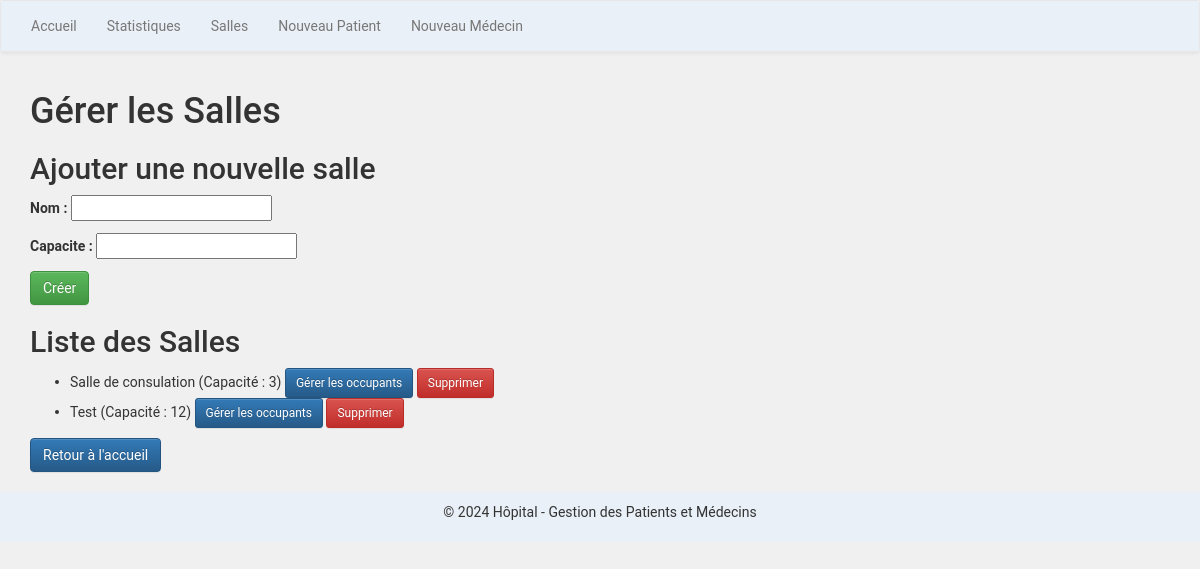
The app's page /salles/, older data.
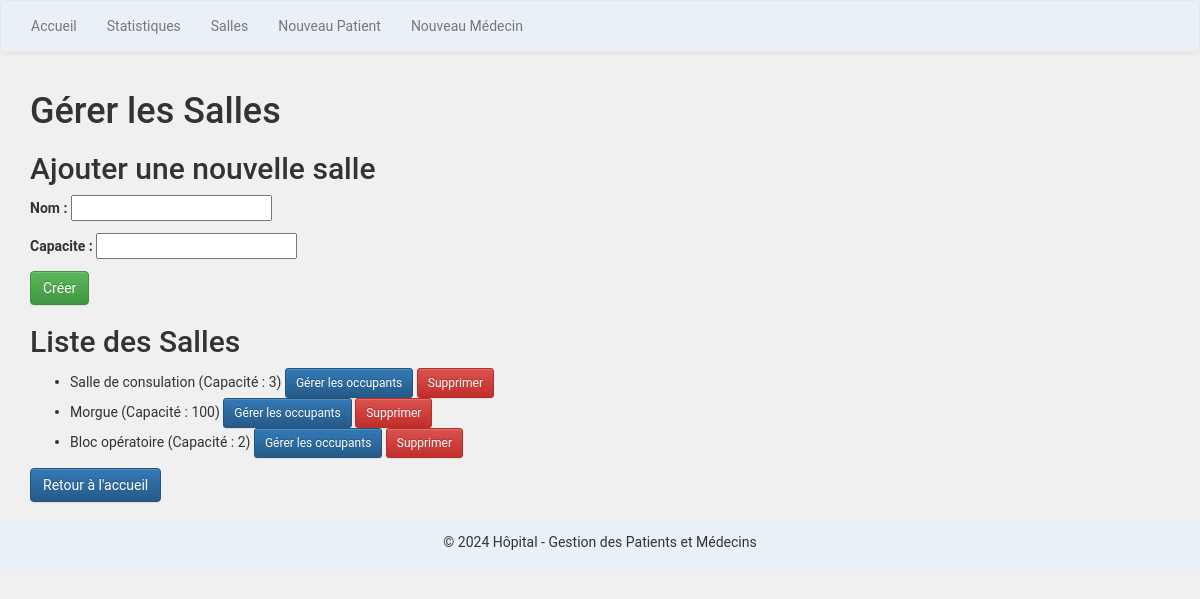
The same page, newer data.
### hopital/models.py (models this page shows, shortened)
class Salle(models.Model):
    nom = models.CharField(max_length=100)
    capacite = models.IntegerField(null=True, blank=True)

### hopital/views.py (the view)
# urls.py: path('salles/', views.liste_salles, name='liste_salles'),
def liste_salles(request):
    salles = Salle.objects.all()
    form = SalleForm()
    if request.method == 'POST':
        form = SalleForm(request.POST)
        if form.is_valid():
            form.save()
            messages.success(request, "Salle créée avec succès.")
            return redirect('liste_salles')
    return render(request, 'hopital/liste_salles.html', {'salles': salles, 'form': form})

### hopital/form.py
class SalleForm(forms.ModelForm):
    class Meta:
        model = Salle
        fields = ['nom', 'capacite']

### hopital/templates/hopital/liste_salles.html (shortened to what this page needs)
{% extends "hopital/base.html" %}
{% block content %}
    <h1>Gérer les Salles</h1>
    <h2>Ajouter une nouvelle salle</h2>
    <form method="post">
        {{ form.as_p }}
        <button type="submit" class="btn btn-success">Créer</button>
    </form>
    <h2>Liste des Salles</h2>
    <ul>
        {% for salle in salles %}
            <li>
                {{ salle.nom }} (Capacité : {{ salle.capacite|default:"Non spécifiée" }})
                <a href="{% url 'gerer_occupants' salle.id %}" class="btn btn-primary btn-sm">Gérer les occupants</a>
                <a href="{% url 'supprimer_salle' salle.id %}" class="btn btn-danger btn-sm">Supprimer</a>
            </li>
        {% endfor %}
    </ul>
    <a href="{% url 'index' %}" class="btn btn-primary">Retour à l'accueil</a>
{% endblock %}

Row changes from the older to the newer data that the page shows:
removed Salle: nom "Test", capacite "12"
added Salle: nom "Morgue", capacite "100"
added Salle: nom "Bloc opératoire", capacite "2"
